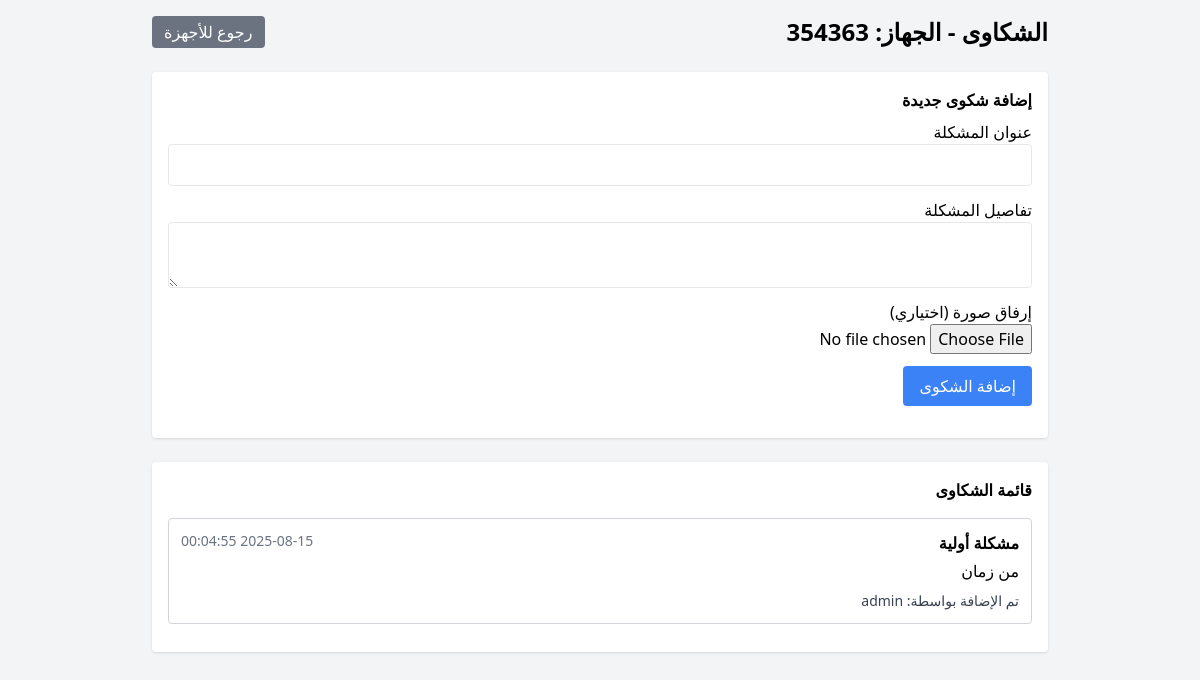
The page /complaints.php?laptop_id=4 (signed in) on the database its author committed.
### tables this page shows
CREATE TABLE `broken_laptops` (
  `laptop_id` int(11) NOT NULL,
  `category_id` int(11) NOT NULL,
  `device_category_number` varchar(100) DEFAULT NULL,
  `serial_number` varchar(100) NOT NULL,
  `specs` text DEFAULT NULL,
  `with_charger` tinyint(1) DEFAULT 0,
  `problems_count` int(11) DEFAULT 0,
  `branch_name` varchar(100) DEFAULT NULL,
  `problem_details` text DEFAULT NULL,
  `entered_by_user_id` int(11) DEFAULT NULL,
  `assigned_user_id` int(11) DEFAULT NULL,
  `problem_type` varchar(100) DEFAULT NULL,
  `transfer_ref` varchar(100) DEFAULT NULL,
  `status` varchar(50) DEFAULT NULL,
  `repeat_problem_count` int(11) DEFAULT 0
);

CREATE TABLE `complaints` (
  `complaint_id` int(11) NOT NULL,
  `laptop_id` int(11) NOT NULL,
  `complaint_date` timestamp NOT NULL DEFAULT current_timestamp(),
  `problem_title` varchar(200) DEFAULT NULL,
  `problem_details` text DEFAULT NULL,
  `image_path` varchar(255) DEFAULT NULL,
  `user_id` int(11) NOT NULL
);

CREATE TABLE `users` (
  `user_id` int(11) NOT NULL,
  `username` varchar(100) NOT NULL,
  `password` varchar(100) NOT NULL,
  `permissions` varchar(100) NOT NULL
);

### complaints.php (the view, shortened to what this page needs)
<?php
require 'db.php';
$laptop_id = $_GET['laptop_id'];
$stmt = $pdo->prepare("SELECT c.*, u.username FROM complaints c LEFT JOIN users u ON c.user_id=u.user_id WHERE c.laptop_id=? ORDER BY c.complaint_date DESC");
$stmt->execute([$laptop_id]);
$complaints = $stmt->fetchAll();
$stmt2 = $pdo->prepare("SELECT * FROM broken_laptops WHERE laptop_id=?");
$stmt2->execute([$laptop_id]);
$laptop = $stmt2->fetch();
?>
<!DOCTYPE html>
<html lang="ar">
<head>
<script src="https://cdn.tailwindcss.com"></script>
</head>
<body class="bg-gray-100 min-h-screen p-4">
<div class="max-w-4xl mx-auto">
    <header class="mb-6 flex justify-between items-center">
        <h1 class="text-2xl font-bold">الشكاوى - الجهاز: <?= htmlspecialchars($laptop['serial_number']) ?></h1>
        <a href="broken_laptops.php" class="bg-gray-500 text-white px-3 py-1 rounded">رجوع للأجهزة</a>
    </header>
    <div class="bg-white p-4 rounded shadow mb-6">
        <h2 class="font-bold mb-2">إضافة شكوى جديدة</h2>
        <form method="POST" enctype="multipart/form-data">
            <label>عنوان المشكلة</label>
            <input type="text" name="problem_title" class="w-full p-2 border rounded mb-3" required>
            <label>تفاصيل المشكلة</label>
            <textarea name="problem_details" class="w-full p-2 border rounded mb-3" required></textarea>
            <label>إرفاق صورة (اختياري)</label>
            <input type="file" name="image" class="w-full mb-3">
            <button type="submit" class="bg-blue-500 text-white px-4 py-2 rounded">إضافة الشكوى</button>
        </form>
    </div>
    <div class="bg-white p-4 rounded shadow">
        <h2 class="font-bold mb-4">قائمة الشكاوى</h2>
        <?php if(count($complaints) === 0): ?>
            <p>لا توجد شكاوى لهذا الجهاز.</p>
        <?php else: ?>
            <?php foreach($complaints as $c): ?>
                <div class="border border-gray-300 rounded p-3 mb-3">
                    <div class="flex justify-between mb-1">
                        <span class="font-bold"><?= htmlspecialchars($c['problem_title']) ?></span>
                        <span class="text-gray-500 text-sm"><?= $c['complaint_date'] ?></span>
                    </div>
                    <p class="mb-2"><?= nl2br(htmlspecialchars($c['problem_details'])) ?></p>
                    <div class="text-sm text-gray-700">تم الإضافة بواسطة: <?= htmlspecialchars($c['username']) ?></div>
                </div>
            <?php endforeach; ?>
        <?php endif; ?>
    </div>
</div>
</body>
</html>

### rows shown on the page
broken_laptops: serial_number "354363"
complaints: problem_title "مشكلة أولية", complaint_date "2025-08-15 00:04:55", problem_details "من زمان", user.username "admin"
